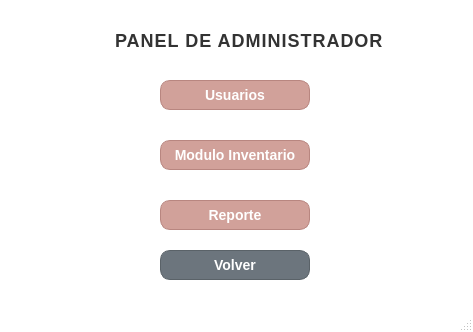
<?xml version="1.0" encoding="UTF-8"?>
<ui version="4.0">
 <class>MainWindow</class>
 <widget class="QMainWindow" name="MainWindow">
  <property name="geometry">
   <rect>
    <x>0</x>
    <y>0</y>
    <width>473</width>
    <height>332</height>
   </rect>
  </property>
  <property name="windowTitle">
   <string>MainWindow</string>
  </property>
  <property name="whatsThis">
   <string/>
  </property>
  <property name="styleSheet">
   <string notr="true">QMainWindow#MainWindow {
    background-color: #FFFFFF; /* Blanco puro, impecable y brillante */
}


QLabel#label {
    color: #2C3E50;
    font-size: 18px;
    font-weight: bold;
    letter-spacing: 1px;
    margin-bottom: 10px;
}

/* Estilo para las etiquetas de texto (Nombre, Usuario, etc.) */
QLabel {
    color: #4A5568;
    font-size: 13px;
    font-weight: bold;
}

/* Campos de Texto e Inputs */
QLineEdit, QComboBox {
    background-color: #FFFFFF;
    border: 1px solid #CBD5E1;
    border-radius: 6px;
    padding: 5px 10px;
    font-size: 13px;
    color: #334155;
}

QLineEdit:focus, QComboBox:focus {
    border: 2px solid #FF9100; /* Resalta en naranja al hacer clic */
}

/* La Tabla de Usuarios */
QTableWidget {
    background-color: #FFFFFF;
    border: 1px solid #E2E8F0;
    border-radius: 8px;
    gridline-color: #F1F5F9;
    font-size: 13px;
}

QHeaderView::section {
    background-color: #334155; /* Cabecera oscura para contraste pro */
    color: #FFFFFF;
    padding: 6px;
    font-weight: bold;
    border: none;
}

/* --- ESTILOS DE LOS BOTONES --- */

/* Botón Crear (Naranja Corporativo) */
QPushButton#btn_registrar {
    background-color: #FF9100;
    color: #FFFFFF;
    border: none;
    border-radius: 6px;
    font-weight: bold;
    font-size: 13px;
}
QPushButton#btn_registrar:hover {
    background-color: #FB8C00;
}

/* Botón Eliminar (Gris/Rojo sutil de advertencia) */
QPushButton#btn_eliminar {
    background-color: #FEE2E2; /* Fondo rojo muy clarito */
    color: #EF4444; /* Texto rojo */
    border: 1px solid #FCA5A5;
    border-radius: 6px;
    font-weight: bold;
    font-size: 13px;
}
QPushButton#btn_eliminar:hover {
    background-color: #EF4444;
    color: #FFFFFF;
}

/* Botón Volver (Estilo elegante y neutro) */
QPushButton#btn_volver {
    background-color: #64748B; /* Gris slate */
    color: #FFFFFF;
    border: none;
    border-radius: 6px;
    font-weight: bold;
    font-size: 13px;
}
QPushButton#btn_volver:hover {
    background-color: #475569;
}</string>
  </property>
  <widget class="QWidget" name="centralwidget">
   <widget class="QLabel" name="label">
    <property name="geometry">
     <rect>
      <x>110</x>
      <y>20</y>
      <width>291</width>
      <height>51</height>
     </rect>
    </property>
    <property name="font">
     <font>
      <pointsize>-1</pointsize>
      <weight>75</weight>
      <bold>true</bold>
     </font>
    </property>
    <property name="whatsThis">
     <string>&lt;html&gt;&lt;head/&gt;&lt;body&gt;&lt;p align=&quot;center&quot;&gt;&lt;span style=&quot; font-size:18pt; font-weight:600;&quot;&gt;Panel de Administrador&lt;/span&gt;&lt;/p&gt;&lt;/body&gt;&lt;/html&gt;</string>
    </property>
    <property name="styleSheet">
     <string notr="true">color: #333333;</string>
    </property>
    <property name="text">
     <string>PANEL DE ADMINISTRADOR</string>
    </property>
   </widget>
   <widget class="QPushButton" name="btnUsuarios">
    <property name="geometry">
     <rect>
      <x>160</x>
      <y>80</y>
      <width>150</width>
      <height>30</height>
     </rect>
    </property>
    <property name="font">
     <font>
      <pointsize>-1</pointsize>
      <weight>75</weight>
      <bold>true</bold>
     </font>
    </property>
    <property name="styleSheet">
     <string notr="true">QPushButton {
    background-color: #D1A19A;
    color: white;
    border-radius: 10px;
    font-weight: bold;
    font-size: 14px;
    border: 1px solid #B88680;
}

QPushButton:hover {
    background-color: #C29089;
}

QPushButton:pressed {
    background-color: #B3817A; 
}</string>
    </property>
    <property name="text">
     <string>Usuarios</string>
    </property>
   </widget>
   <widget class="QPushButton" name="btnMenuInventario">
    <property name="geometry">
     <rect>
      <x>160</x>
      <y>140</y>
      <width>150</width>
      <height>30</height>
     </rect>
    </property>
    <property name="styleSheet">
     <string notr="true">QPushButton {
    background-color: #D1A19A;
    color: white;
    border-radius: 10px;
    font-weight: bold;
    font-size: 14px;
    border: 1px solid #B88680;
}

QPushButton:hover {
    background-color: #C29089;
}

QPushButton:pressed {
    background-color: #B3817A; 
}</string>
    </property>
    <property name="text">
     <string>Modulo Inventario</string>
    </property>
   </widget>
   <widget class="QPushButton" name="btnReporte">
    <property name="geometry">
     <rect>
      <x>160</x>
      <y>200</y>
      <width>150</width>
      <height>30</height>
     </rect>
    </property>
    <property name="styleSheet">
     <string notr="true">QPushButton {
    background-color: #D1A19A;
    color: white;
    border-radius: 10px;
    font-weight: bold;
    font-size: 14px;
    border: 1px solid #B88680;
}

QPushButton:hover {
    background-color: #C29089;
}

QPushButton:pressed {
    background-color: #B3817A; 
}</string>
    </property>
    <property name="text">
     <string>Reporte</string>
    </property>
   </widget>
   <widget class="QPushButton" name="btnVolver">
    <property name="geometry">
     <rect>
      <x>160</x>
      <y>250</y>
      <width>150</width>
      <height>30</height>
     </rect>
    </property>
    <property name="styleSheet">
     <string notr="true">QPushButton {
    background-color: #6C757D;
    color: white;
    border-radius: 10px;
    font-weight: bold;
    font-size: 14px;
    border: 1px solid #5A6268;
}

QPushButton:hover {
    background-color: #5A6268;
}

QPushButton:pressed {
    background-color: #4E555B;
}</string>
    </property>
    <property name="text">
     <string>Volver</string>
    </property>
   </widget>
  </widget>
  <widget class="QMenuBar" name="menubar">
   <property name="geometry">
    <rect>
     <x>0</x>
     <y>0</y>
     <width>473</width>
     <height>21</height>
    </rect>
   </property>
  </widget>
  <widget class="QStatusBar" name="statusbar"/>
 </widget>
 <resources/>
 <connections/>
</ui>
